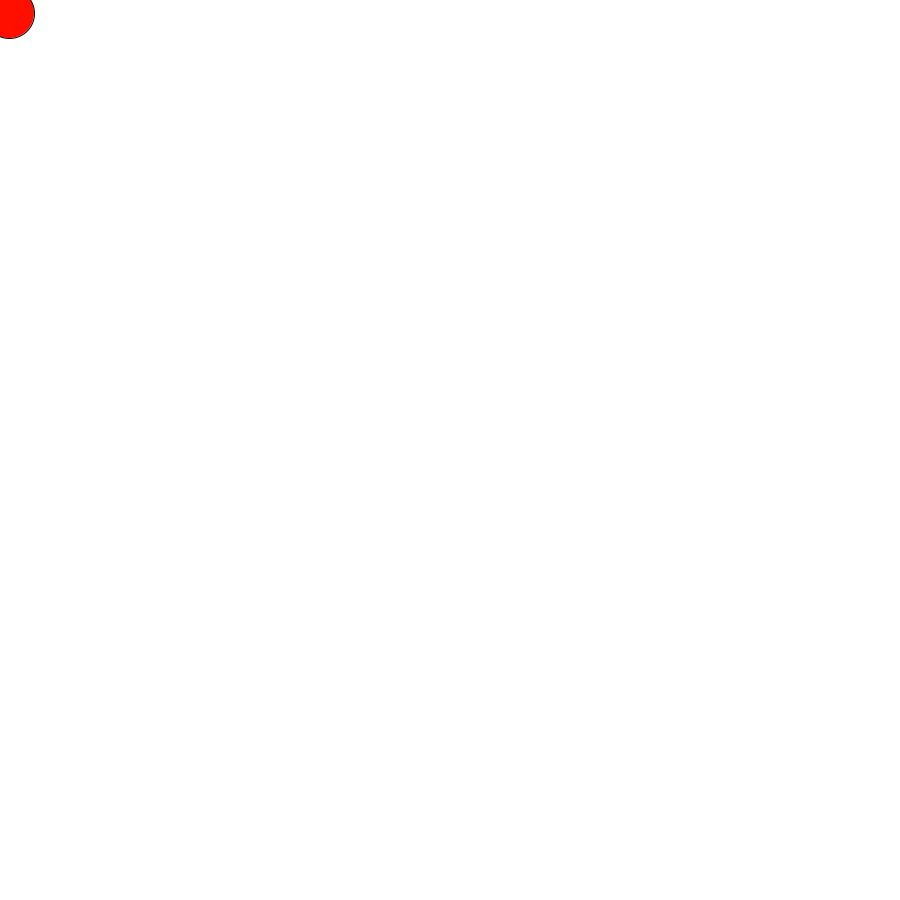
Frame 1 (no input)
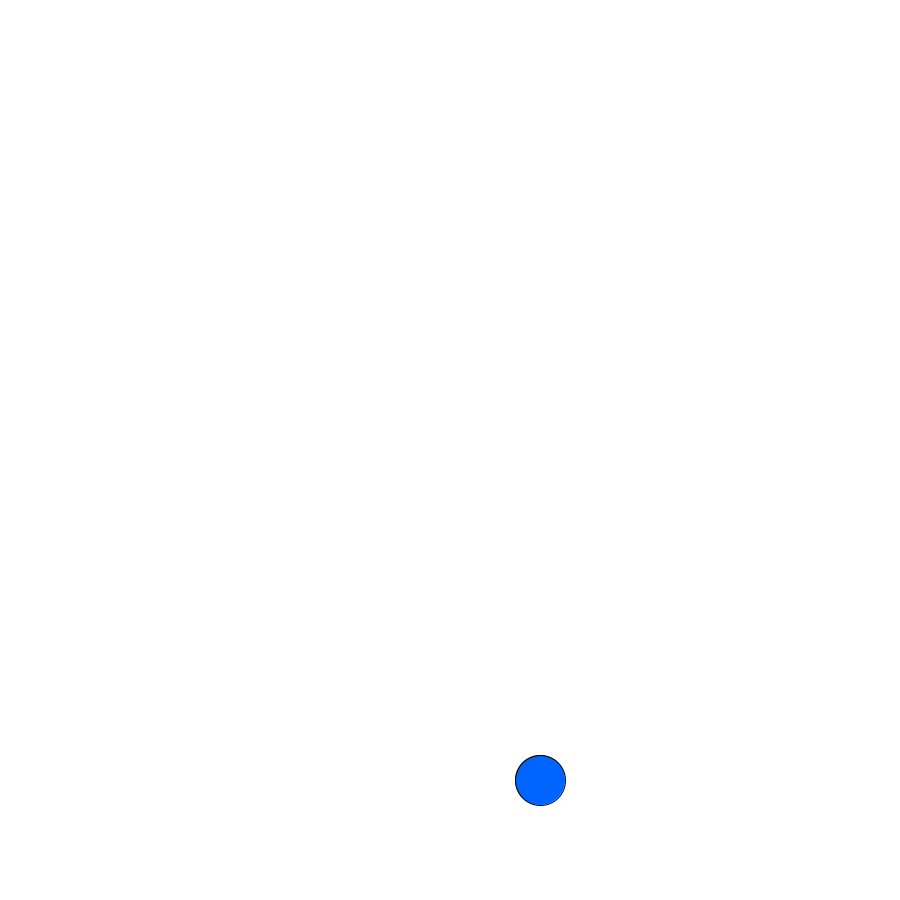
Frame 60 (the mouse pressed at the canvas centre just before this capture)
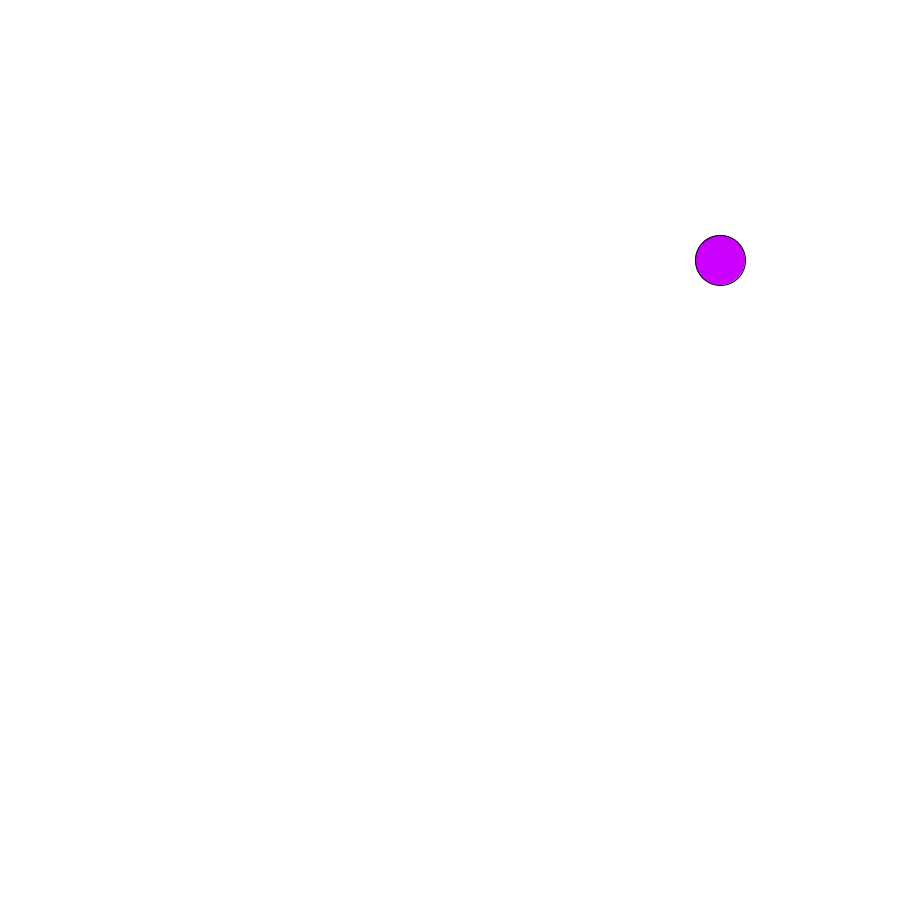
Frame 120 (the mouse held since frame 60 and released just before this capture)

The Processing sketch that drew these frames (run headless with seeded random() and noise(); from frame 60 on, the mouse is pressed at the canvas centre):

// Processing sketch: DAWS
// ── DAWS.pde
int xspeed = 9;
int yspeed = 13;
int x = 0;
int y = 0;

void setup(){
  background(255);
  size(900,900);
  colorMode(HSB,900,100,100);
}

void draw(){
  move();
  xspeed = bounce(xspeed,x);
  yspeed = bounce(yspeed,y);
  render();
}

void move(){
  x+=xspeed;
  y+=yspeed;
}

int bounce(int cspeed, int c){
  if (c<=0 || c>= width) {
    return cspeed *= -1;
  }
  return cspeed;
}

void render(){
  background(0,0,100);
  fill(x,100,100);
  ellipse(x,y,50,50);
}
